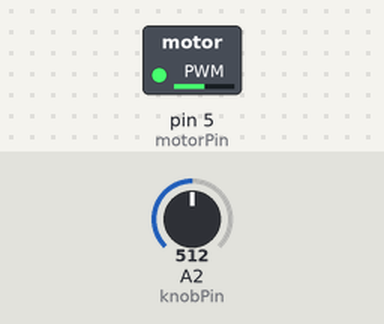
The sketch below on a simulated Arduino Uno, built with avr-gcc and run on an emulated ATmega328P. Shown: switched loads named in the sketch (green lamp = pin HIGH). Inputs (shaded band) come from the test bench; at power-on: A2 (knobPin) = 512.

Above: at 1.2 s.
1.3 s: A2 (knobPin) set to 716
At 1.9 s:
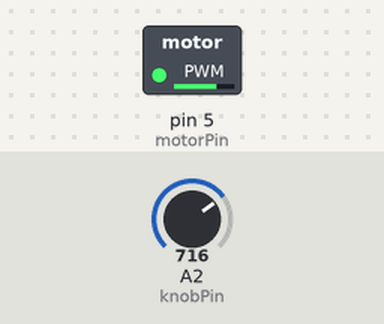
2.8 s: A2 (knobPin) set to 900
At 3.1 s:
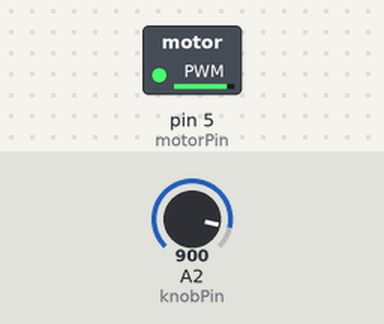
4.3 s: A2 (knobPin) set to 122
At 5.4 s:
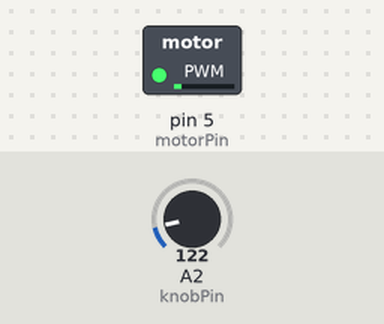
5.8 s: A2 (knobPin) set to 0
At 6.5 s:
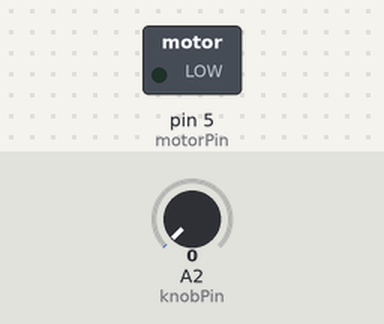
Timing chart, 0 to 8.3 s (numbered marks = the images above; inputs shaded):
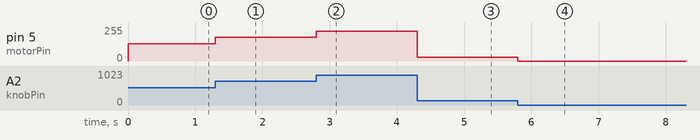

The sketch:

knob_motor_speed_simple.ino
```cpp
/*
  Knob control of motor speed.  Knob controls analog input on analog input A2,
  which is a 10 bit signal, or scale of 0 to 1023.
  Output is an 8 bit signal, or scale of 0 to 255.

  */
  int knobPin = A2; //define knob pin as analog input A2
  int motorPin = 5;  //define motor pin to be PWM output pin 5
  int knobPosition = 0;//knobPosition is the position scaled to 1023
  int motorSpeed = 0;//motorSpeed is the speed scaled to 255

 void setup() {
    // declare the motorPin as an OUTPUT:
    //pinMode(motorPin, OUTPUT);
 }

void loop() {
    knobPosition = analogRead(knobPin); //read in the position of the knob
    motorSpeed = knobPosition/4;  //convert from 255 scaling to 1023 scaling
    analogWrite(motorPin,motorSpeed); //set motor speed based on knob position
}
```

Measured:
- after the input at 1.3 s, pin 5 (motorPin): 128/255 → 179/255 at once
- after the input at 2.8 s, pin 5 (motorPin): 179/255 → 225/255 at once
- after the input at 4.3 s, pin 5 (motorPin): 225/255 → 30/255 at once
- after the input at 5.8 s, pin 5 (motorPin): 30/255 → 0/255 at once
